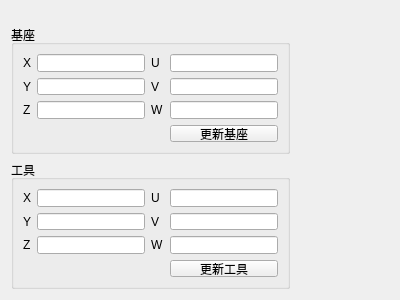
<?xml version="1.0" encoding="UTF-8"?>
<ui version="4.0">
 <class>RobotBase</class>
 <widget class="QWidget" name="RobotBase">
  <property name="geometry">
   <rect>
    <x>0</x>
    <y>0</y>
    <width>400</width>
    <height>300</height>
   </rect>
  </property>
  <property name="sizePolicy">
   <sizepolicy hsizetype="Fixed" vsizetype="Fixed">
    <horstretch>0</horstretch>
    <verstretch>0</verstretch>
   </sizepolicy>
  </property>
  <property name="minimumSize">
   <size>
    <width>400</width>
    <height>300</height>
   </size>
  </property>
  <property name="windowTitle">
   <string>Form</string>
  </property>
  <layout class="QVBoxLayout" name="verticalLayout">
   <property name="topMargin">
    <number>25</number>
   </property>
   <item>
    <widget class="QGroupBox" name="groupBox">
     <property name="sizePolicy">
      <sizepolicy hsizetype="Fixed" vsizetype="Fixed">
       <horstretch>0</horstretch>
       <verstretch>0</verstretch>
      </sizepolicy>
     </property>
     <property name="title">
      <string>基座</string>
     </property>
     <layout class="QGridLayout" name="gridLayout">
      <item row="0" column="1">
       <widget class="QLineEdit" name="base_x"/>
      </item>
      <item row="2" column="3">
       <widget class="QLineEdit" name="base_w"/>
      </item>
      <item row="1" column="1">
       <widget class="QLineEdit" name="base_y"/>
      </item>
      <item row="1" column="2">
       <widget class="QLabel" name="label_5">
        <property name="text">
         <string>V</string>
        </property>
       </widget>
      </item>
      <item row="0" column="3">
       <widget class="QLineEdit" name="base_u"/>
      </item>
      <item row="1" column="3">
       <widget class="QLineEdit" name="base_v"/>
      </item>
      <item row="2" column="2">
       <widget class="QLabel" name="label_6">
        <property name="text">
         <string>W</string>
        </property>
       </widget>
      </item>
      <item row="0" column="0">
       <widget class="QLabel" name="label">
        <property name="text">
         <string>X</string>
        </property>
       </widget>
      </item>
      <item row="0" column="2">
       <widget class="QLabel" name="label_4">
        <property name="text">
         <string>U</string>
        </property>
       </widget>
      </item>
      <item row="1" column="0">
       <widget class="QLabel" name="label_2">
        <property name="text">
         <string>Y</string>
        </property>
       </widget>
      </item>
      <item row="2" column="0">
       <widget class="QLabel" name="label_3">
        <property name="text">
         <string>Z</string>
        </property>
       </widget>
      </item>
      <item row="2" column="1">
       <widget class="QLineEdit" name="base_z"/>
      </item>
      <item row="3" column="3">
       <widget class="QPushButton" name="updatebase">
        <property name="text">
         <string>更新基座</string>
        </property>
       </widget>
      </item>
     </layout>
    </widget>
   </item>
   <item>
    <widget class="QGroupBox" name="groupBox_2">
     <property name="sizePolicy">
      <sizepolicy hsizetype="Fixed" vsizetype="Fixed">
       <horstretch>0</horstretch>
       <verstretch>0</verstretch>
      </sizepolicy>
     </property>
     <property name="title">
      <string>工具</string>
     </property>
     <layout class="QGridLayout" name="gridLayout_2">
      <item row="0" column="1">
       <widget class="QLineEdit" name="tool_x"/>
      </item>
      <item row="2" column="3">
       <widget class="QLineEdit" name="tool_w"/>
      </item>
      <item row="1" column="1">
       <widget class="QLineEdit" name="tool_y"/>
      </item>
      <item row="1" column="2">
       <widget class="QLabel" name="label_7">
        <property name="text">
         <string>V</string>
        </property>
       </widget>
      </item>
      <item row="0" column="3">
       <widget class="QLineEdit" name="tool_u"/>
      </item>
      <item row="1" column="3">
       <widget class="QLineEdit" name="tool_v"/>
      </item>
      <item row="2" column="2">
       <widget class="QLabel" name="label_8">
        <property name="text">
         <string>W</string>
        </property>
       </widget>
      </item>
      <item row="0" column="0">
       <widget class="QLabel" name="label_9">
        <property name="text">
         <string>X</string>
        </property>
       </widget>
      </item>
      <item row="0" column="2">
       <widget class="QLabel" name="label_10">
        <property name="text">
         <string>U</string>
        </property>
       </widget>
      </item>
      <item row="1" column="0">
       <widget class="QLabel" name="label_11">
        <property name="text">
         <string>Y</string>
        </property>
       </widget>
      </item>
      <item row="2" column="0">
       <widget class="QLabel" name="label_12">
        <property name="text">
         <string>Z</string>
        </property>
       </widget>
      </item>
      <item row="2" column="1">
       <widget class="QLineEdit" name="tool_z"/>
      </item>
      <item row="3" column="3">
       <widget class="QPushButton" name="updatetool">
        <property name="text">
         <string>更新工具</string>
        </property>
       </widget>
      </item>
     </layout>
    </widget>
   </item>
  </layout>
 </widget>
 <resources/>
 <connections/>
</ui>
